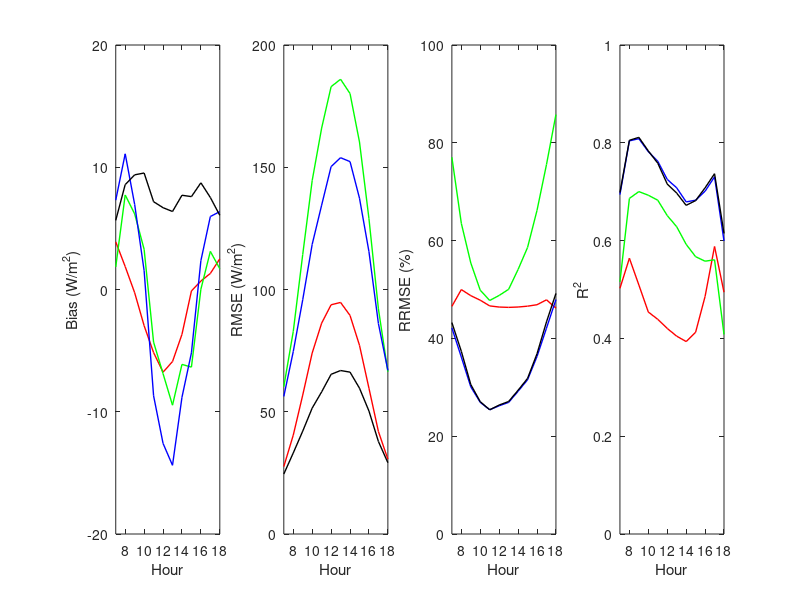

This figure's MATLAB source:
load('results_hourly.mat');

RRMSEs = RRMSEs*100;

figure
set(gcf,'unit','normalized','position',[0.1,0.1,0.85,0.2]);
set(gca, 'Position', [ 0 0 1 1])

subplot(1,4,1)
hold on
plot(7:18, Biass(7:18,1), 'r', 'linewidth',1)
plot(7:18, Biass(7:18,2), 'g', 'linewidth',1)
plot(7:18, Biass(7:18,3), 'b', 'linewidth',1)
plot(7:18, Biass(7:18,4), 'k', 'linewidth',1)
box on
xlim([7 18])
ylim([-20 20])
xlabel('Hour') 
ylabel('Bias (W/m^2)')
set(gca, 'fontsize',10)

subplot(1,4,2)
hold on
plot(7:18, RMSEs(7:18,1), 'r', 'linewidth',1)
plot(7:18, RMSEs(7:18,2), 'g', 'linewidth',1)
plot(7:18, RMSEs(7:18,3), 'b', 'linewidth',1)
plot(7:18, RMSEs(7:18,4), 'k', 'linewidth',1)
box on
xlim([7 18])
ylim([0 200])
xlabel('Hour') 
ylabel('RMSE (W/m^2)')
set(gca, 'fontsize',10)

subplot(1,4,3)
hold on
plot(7:18, RRMSEs(7:18,1), 'r', 'linewidth',1)
plot(7:18, RRMSEs(7:18,2), 'g', 'linewidth',1)
plot(7:18, RRMSEs(7:18,3), 'b', 'linewidth',1)
plot(7:18, RRMSEs(7:18,4), 'k', 'linewidth',1)
box on
xlim([7 18])
ylim([0 100])

xlabel('Hour') 
ylabel('RRMSE (%)')
set(gca, 'fontsize',10)

subplot(1,4,4)
hold on
plot(7:18, R2s(7:18,1), 'r', 'linewidth',1)
plot(7:18, R2s(7:18,2), 'g', 'linewidth',1)
plot(7:18, R2s(7:18,3), 'b', 'linewidth',1)
plot(7:18, R2s(7:18,4), 'k', 'linewidth',1)
box on
xlim([7 18])
ylim([0 1])
xlabel('Hour') 
ylabel('R^2')
set(gca, 'fontsize',10)

